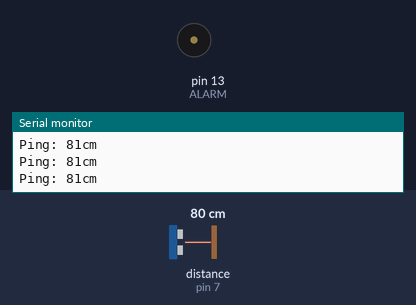
This sketch was run on a simulated Arduino Uno, built with avr-gcc and run on an emulated ATmega328P. On the bench: buzzer (waves = sounding), the last lines printed to the serial monitor. The inputs (shaded band) are chosen by the test bench; at power-on: distance to the obstacle (sensor on pin 7) 80 cm. The echo pulse lasts 58.3 µs per cm.

Above: at 6.2 s.
6.3 s: distance to the obstacle (sensor on pin 7) set to 74 cm
At 7.0 s:
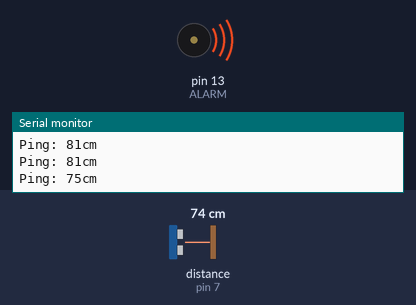
Timing chart, 0 to 9.3 s (numbered marks = the images above; inputs shaded):
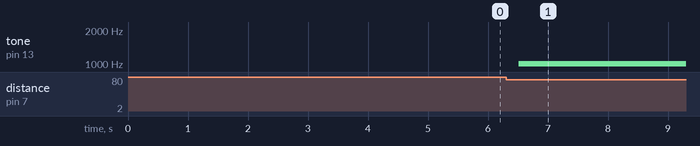

The sketch:

alarm.ino
```cpp
#include <NewPing.h>
#include <NewTone.h>

// Select which PWM-capable pins are to be used.
#define RED_PIN    4
#define WHITE_PIN   3
#define GREEN_PIN  2

#define TRIGGER_PIN  6  // Arduino pin tied to trigger pin on the ultrasonic sensor.
#define ECHO_PIN     7  // Arduino pin tied to echo pin on the ultrasonic sensor.
#define MAX_DISTANCE 200 // Maximum distance we want to ping for (in centimeters).

#define ALARM 13

float sinVal;
int toneVal;

NewPing sonar(TRIGGER_PIN, ECHO_PIN, MAX_DISTANCE); // NewPing setup of pins and maximum distance.
boolean triggered = false;

void setup(){

   pinMode(ALARM, OUTPUT);
   //reset lights
   digitalWrite(RED_PIN,LOW);
   digitalWrite(WHITE_PIN,LOW);
   digitalWrite(GREEN_PIN,LOW);
   Serial.begin(115200); // Open serial monitor at 115200 baud to see ping results.
   delay(5000);
}


void alarm(){
  digitalWrite(RED_PIN, HIGH);
      delay(30);
      digitalWrite(RED_PIN, LOW);
      delay(30);
      digitalWrite(WHITE_PIN, HIGH);
      delay(30);
      digitalWrite(WHITE_PIN, LOW);
      delay(30);
      digitalWrite(GREEN_PIN, HIGH);
      delay(30);
      digitalWrite(GREEN_PIN, LOW);
  for (int x=0; x<180; x++) {
    // convert degrees to radians then obtain sin value
    sinVal = (sin(x*(3.1412/180)));
    // generate a frequency from the sin value
    toneVal = 1000+(int(sinVal*100));
    NewTone(ALARM, toneVal);
  }
}


void loop(){
    if(triggered == true){
      alarm();
    }
    else{
      delay(50);// Wait 50ms between pings (about 20 pings/sec). 29ms should be the shortest delay between pings.
      unsigned int uS = sonar.ping(); // Send ping, get ping time in microseconds (uS).
      unsigned int distance = uS / US_ROUNDTRIP_CM;
      Serial.print("Ping: ");
      Serial.print(uS / US_ROUNDTRIP_CM); // Convert ping time to distance and print result (0 = outside set distance range, no ping echo)
      Serial.println("cm");
      if(distance < 80){
         triggered = true;
      }
   }
}
```

Measured:
- the behaviour switches between 79 and 78 cm on distance to the obstacle (sensor on pin 7) (found by bisection; images 0 and 1)
- after the input at 6.3 s, tone on pin 13 (ALARM): silent → 1001 Hz after 0.21 s
